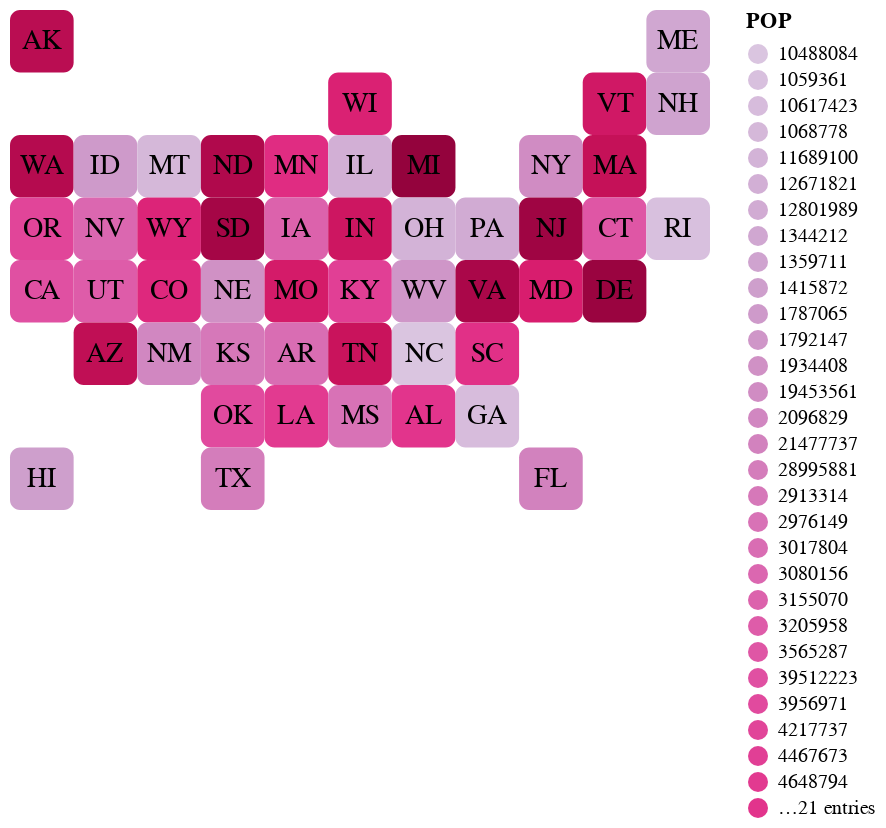

Notebook code for this chart:
### Code cell
heatmap = alt.Chart(newdataframe).mark_rect(stroke=None, cornerRadius=5).encode(
    x=alt.X('col:O', axis=None),
    y=alt.Y('row:O', axis=None),
    color = alt.Color('POP:O', sort='ascending', scale=alt.Scale(scheme='purplered'))
)

text = heatmap.mark_text(baseline='middle', align='center', fill='black', fontSize=14).encode(
    text='code:O'
)

chart = (heatmap + text).properties(width=350, height=250).configure_view(strokeOpacity=0)

# display the chart
chart

#chart.save("Heatmap of the US.html")

### Figure 1 — Vega-Lite specification as saved in the notebook (floating-point values rounded to 4 significant figures)
{"config": {"view": {"continuousWidth": 300, "continuousHeight": 300, "strokeOpacity": 0}}, "layer": [{"mark": {"type": "rect", "cornerRadius": 5, "stroke": null}, "encoding": {"color": {"field": "POP", "scale": {"scheme": "purplered"}, "sort": "ascending", "type": "ordinal"}, "x": {"axis": null, "field": "col", "type": "ordinal"}, "y": {"axis": null, "field": "row", "type": "ordinal"}}}, {"mark": {"type": "text", "align": "center", "baseline": "middle", "fill": "black", "fontSize": 14}, "encoding": {"color": {"field": "POP", "scale": {"scheme": "purplered"}, "sort": "ascending", "type": "ordinal"}, "text": {"field": "code", "type": "ordinal"}, "x": {"axis": null, "field": "col", "type": "ordinal"}, "y": {"axis": null, "field": "row", "type": "ordinal"}}}], "data": {"name": "data-82df388cd7e6f865c0ec91aab34c65ce"}, "height": 250, "width": 350, "$schema": "https://vega.github.io/schema/vega-lite/v5.16.3.json", "datasets": {"data-82df388cd7e6f865c0ec91aab34c65ce": [{"id": 1, "publication": "New York Times 2", "state": "Alaska", "code": "AK", "col": 3, "row": 1, "POP": "731545", "state number": "02"}, {"id": 2, "publication": "New York Times 2", "state": "Washington", "code": "WA", "col": 3, "row": 3, "POP": "7614893", "state number": "53"}, {"id": 3, "publication": "New York Times 2", "state": "Oregon", "code": "OR", "col": 3, "row": 4, "POP": "4217737", "state number": "41"}, {"id": 4, "publication": "New York Times 2", "state": "California", "code": "CA", "col": 3, "row": 5, "POP": "39512223", "state number": "06"}, {"id": 5, "publication": "New York Times 2", "state": "Hawaii", "code": "HI", "col": 3, "row": 8, "POP": "1415872", "state number": "15"}, {"id": 6, "publication": "New York Times 2", "state": "Idaho", "code": "ID", "col": 4, "row": 3, "POP": "1787065", "state number": "16"}, {"id": 7, "publication": "New York Times 2", "state": "Nevada", "code": "NV", "col": 4, "row": 4, "POP": "3080156", "state number": "32"}, {"id": 8, "publication": "New York Times 2", "state": "Utah", "code": "UT", "col": 4, "row": 5, "POP": "3205958", "state number": "49"}, {"id": 9, "publication": "New York Times 2", "state": "Arizona", "code": "AZ", "col": 4, "row": 6, "POP": "7278717", "state number": "04"}, {"id": 10, "publication": "New York Times 2", "state": "Montana", "code": "MT", "col": 5, "row": 3, "POP": "1068778", "state number": "30"}, {"id": 11, "publication": "New York Times 2", "state": "Wyoming", "code": "WY", "col": 5, "row": 4, "POP": "578759", "state number": "56"}, {"id": 12, "publication": "New York Times 2", "state": "Colorado", "code": "CO", "col": 5, "row": 5, "POP": "5758736", "state number": "08"}, {"id": 13, "publication": "New York Times 2", "state": "New Mexico", "code": "NM", "col": 5, "row": 6, "POP": "2096829", "state number": "35"}, {"id": 14, "publication": "New York Times 2", "state": "North Dakota", "code": "ND", "col": 6, "row": 3, "POP": "762062", "state number": "38"}, {"id": 15, "publication": "New York Times 2", "state": "South Dakota", "code": "SD", "col": 6, "row": 4, "POP": "884659", "state number": "46"}, {"id": 16, "publication": "New York Times 2", "state": "Nebraska", "code": "NE", "col": 6, "row": 5, "POP": "1934408", "state number": "31"}, {"id": 17, "publication": "New York Times 2", "state": "Kansas", "code": "KS", "col": 6, "row": 6, "POP": "2913314", "state number": "20"}, {"id": 18, "publication": "New York Times 2", "state": "Oklahoma", "code": "OK", "col": 6, "row": 7, "POP": "3956971", "state number": "40"}, {"id": 19, "publication": "New York Times 2", "state": "Texas", "code": "TX", "col": 6, "row": 8, "POP": "28995881", "state number": "48"}, {"id": 20, "publication": "New York Times 2", "state": "Minnesota", "code": "MN", "col": 7, "row": 3, "POP": "5639632", "state number": "27"}, {"id": 21, "publication": "New York Times 2", "state": "Iowa", "code": "IA", "col": 7, "row": 4, "POP": "3155070", "state number": "19"}, {"id": 22, "publication": "New York Times 2", "state": "Missouri", "code": "MO", "col": 7, "row": 5, "POP": "6137428", "state number": "29"}, {"id": 23, "publication": "New York Times 2", "state": "Arkansas", "code": "AR", "col": 7, "row": 6, "POP": "3017804", "state number": "05"}, {"id": 24, "publication": "New York Times 2", "state": "Louisiana", "code": "LA", "col": 7, "row": 7, "POP": "4648794", "state number": "22"}, {"id": 25, "publication": "New York Times 2", "state": "Wisconsin", "code": "WI", "col": 8, "row": 2, "POP": "5822434", "state number": "55"}, {"id": 26, "publication": "New York Times 2", "state": "Illinois", "code": "IL", "col": 8, "row": 3, "POP": "12671821", "state number": "17"}, {"id": 27, "publication": "New York Times 2", "state": "Indiana", "code": "IN", "col": 8, "row": 4, "POP": "6732219", "state number": "18"}, {"id": 28, "publication": "New York Times 2", "state": "Kentucky", "code": "KY", "col": 8, "row": 5, "POP": "4467673", "state number": "21"}, {"id": 29, "publication": "New York Times 2", "state": "Tennessee", "code": "TN", "col": 8, "row": 6, "POP": "6829174", "state number": "47"}, {"id": 30, "publication": "New York Times 2", "state": "Mississippi", "code": "MS", "col": 8, "row": 7, "POP": "2976149", "state number": "28"}, {"id": 31, "publication": "New York Times 2", "state": "Michigan", "code": "MI", "col": 9, "row": 3, "POP": "9986857", "state number": "26"}, {"id": 32, "publication": "New York Times 2", "state": "Ohio", "code": "OH", "col": 9, "row": 4, "POP": "11689100", "state number": "39"}, {"id": 33, "publication": "New York Times 2", "state": "West Virginia", "code": "WV", "col": 9, "row": 5, "POP": "1792147", "state number": "54"}, {"id": 34, "publication": "New York Times 2", "state": "North Carolina", "code": "NC", "col": 9, "row": 6, "POP": "10488084", "state number": "37"}, {"id": 35, "publication": "New York Times 2", "state": "Alabama", "code": "AL", "col": 9, "row": 7, "POP": "4903185", "state number": "01"}, {"id": 36, "publication": "New York Times 2", "state": "Pennsylvania", "code": "PA", "col": 10, "row": 4, "POP": "12801989", "state number": "42"}, {"id": 37, "publication": "New York Times 2", "state": "Virginia", "code": "VA", "col": 10, "row": 5, "POP": "8535519", "state number": "51"}, {"id": 38, "publication": "New York Times 2", "state": "South Carolina", "code": "SC", "col": 10, "row": 6, "POP": "5148714", "state number": "45"}, {"id": 39, "publication": "New York Times 2", "state": "Georgia", "code": "GA", "col": 10, "row": 7, "POP": "10617423", "state number": "13"}, {"id": 40, "publication": "New York Times 2", "state": "New York", "code": "NY", "col": 11, "row": 3, "POP": "19453561", "state number": "36"}, {"id": 41, "publication": "New York Times 2", "state": "New Jersey", "code": "NJ", "col": 11, "row": 4, "POP": "8882190", "state number": "34"}, {"id": 42, "publication": "New York Times 2", "state": "Maryland", "code": "MD", "col": 11, "row": 5, "POP": "6045680", "state number": "24"}, {"id": 43, "publication": "New York Times 2", "state": "Florida", "code": "FL", "col": 11, "row": 8, "POP": "21477737", "state number": "12"}, {"id": 44, "publication": "New York Times 2", "state": "Vermont", "code": "VT", "col": 12, "row": 2, "POP": "623989", "state number": "50"}, {"id": 45, "publication": "New York Times 2", "state": "Massachusetts", "code": "MA", "col": 12, "row": 3, "POP": "6892503", "state number": "25"}, {"id": 46, "publication": "New York Times 2", "state": "Connecticut", "code": "CT", "col": 12, "row": 4, "POP": "3565287", "state number": "09"}, {"id": 47, "publication": "New York Times 2", "state": "Delaware", "code": "DE", "col": 12, "row": 5, "POP": "973764", "state number": "10"}, {"id": 48, "publication": "New York Times 2", "state": "Maine", "code": "ME", "col": 13, "row": 1, "POP": "1344212", "state number": "23"}, {"id": 49, "publication": "New York Times 2", "state": "New Hampshire", "code": "NH", "col": 13, "row": 2, "POP": "1359711", "state number": "33"}, {"id": 50, "publication": "New York Times 2", "state": "Rhode Island", "code": "RI", "col": 13, "row": 4, "POP": "1059361", "state number": "44"}]}}
